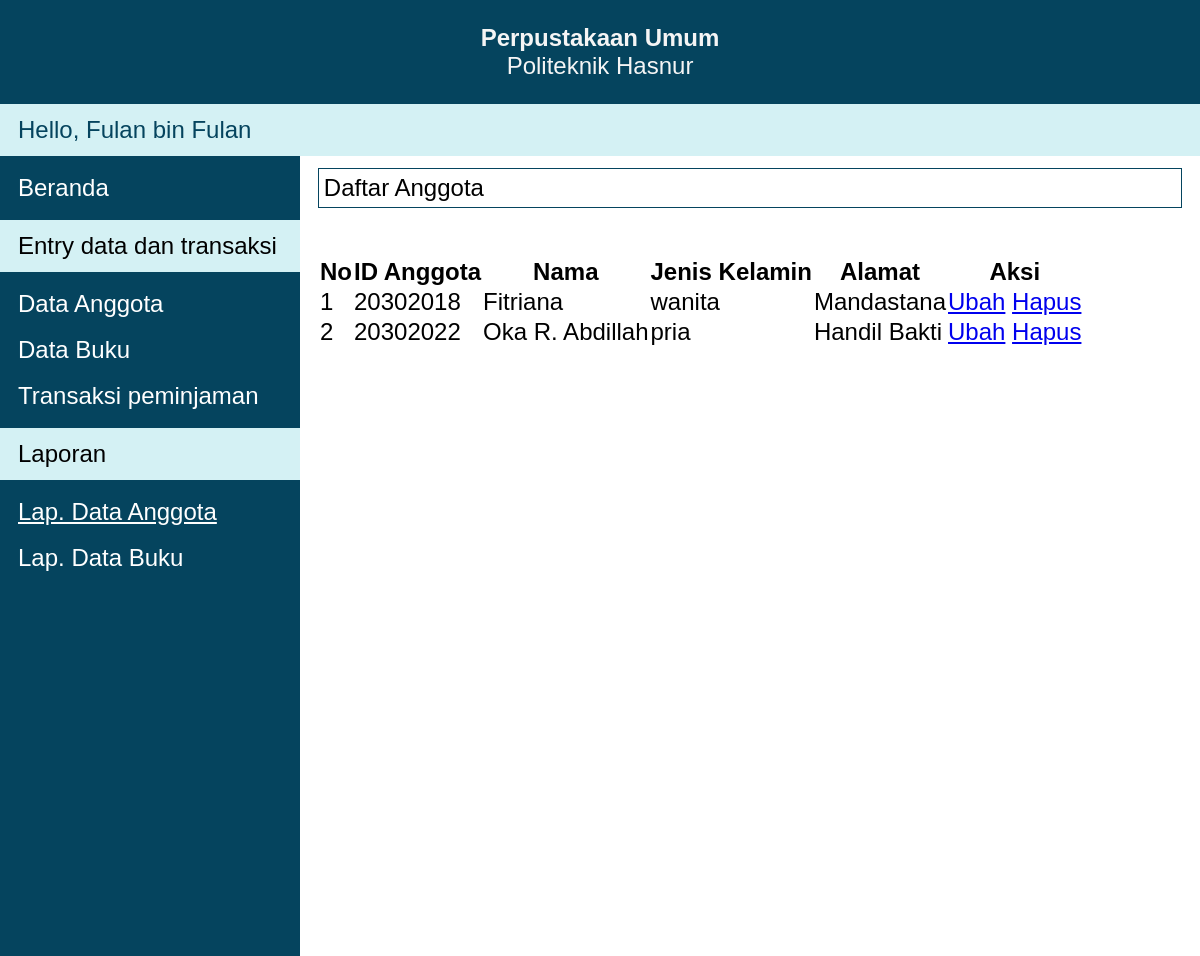
/pages/laporanDataAnggota.php (signed in), run on an earlier commit of the app's database.
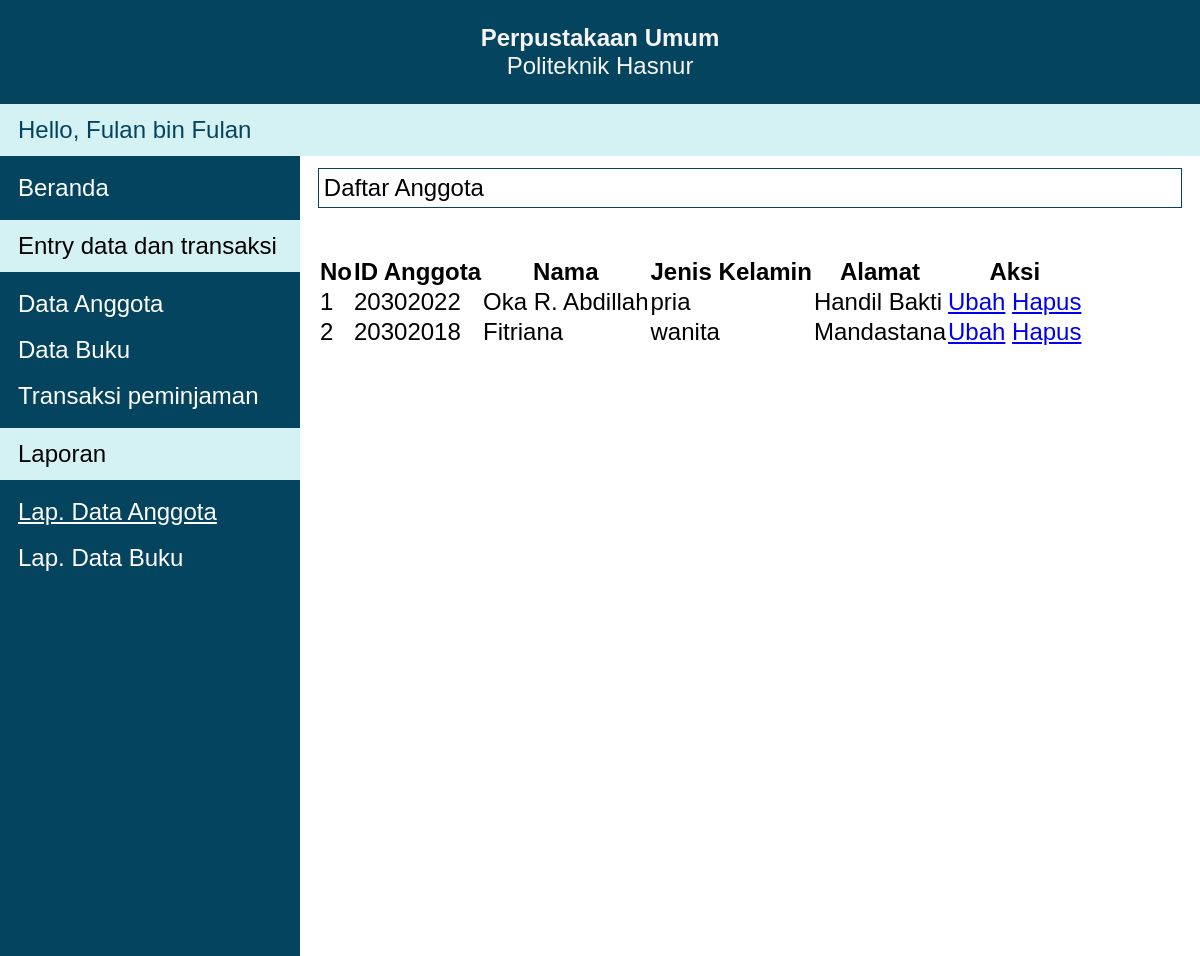
And on a later commit of the database.
### tables this page shows
CREATE TABLE `anggota` (
  `id_anggota` varchar(15) NOT NULL,
  `nama` varchar(100) NOT NULL,
  `jenis_kelamin` varchar(100) NOT NULL,
  `alamat` text NOT NULL,
  PRIMARY KEY (`id_anggota`)
);

### getter/getProfile.php (called while the page is built)
<?php
function getProfile($conn) {
    $sql = "SELECT * FROM accounts";
    $res = mysqli_query($conn, $sql);
    return mysqli_fetch_assoc($res)["fullname"];
}

### getter/getAnggota.php (called while the page is built, shortened)
<?php
function getAnggota($conn, $key = false) {
    $sql = "SELECT * FROM anggota";
    $res = mysqli_query($conn, $sql);
    $rows = [];
    while ( $row = mysqli_fetch_assoc($res) ) {
        array_push($rows, $row);
    }
    return $rows;
}

### pages/laporanDataAnggota.php (the view, shortened to what this page needs)
<?php
require("../connection.php");
require("../getter/getAnggota.php");
require("../getter/getProfile.php");
?>
<!DOCTYPE html>
<html lang="en">
<head>
    <link rel="stylesheet" href="../style/app.css">
    <link rel="stylesheet" href="https://unpkg.com/purecss@2.0.6/build/pure-min.css">
</head>
<body>
    <div class="app">
        <header>
            <h1>Perpustakaan Umum</h1>
            <p>Politeknik Hasnur</p>
            <div class="bottom-bar">
                <?php
                    echo "Hello, " . getProfile($conn);
                ?>
            </div>
        </header>
        <nav>
            <ul>
                <li>
                    <a href="../index.php">Beranda</a>
                </li>
                <li>
                    <p class="nav-title">Entry data dan transaksi<p>
                </li>
                <li>
                    <a href="./inputDataAnggota.php">Data Anggota</a>
                </li>
                <li>
                    <a href="./inputDataBuku.php">Data Buku</a>
                </li>
                <li>
                    <a href="./manajemenTransaksi.php">Transaksi peminjaman</a>
                </li>
                <li>
                    <p class="nav-title">Laporan</p>
                </li>
                <li>
                    <a class="active" href="./laporanDataAnggota.php">Lap. Data Anggota</a>
                </li>
                <li>
                    <a href="./laporanDataBuku.php">Lap. Data Buku</a>
                </li>
            </ul>
        </nav>
        <main>
            <h1>Daftar Anggota</h1>
            <table class="pure-table">
                <thead>
                    <tr>
                        <th>No</th>
                        <th>ID Anggota</th>
                        <th>Nama</th>
                        <th>Jenis Kelamin</th>
                        <th>Alamat</th>
                        <th>Aksi</th>
                    </tr>
                </thead>
                <tbody>
                    <?php
                        $no = 1;
                        foreach(getAnggota($conn) as $item) {
                            $key = $item["id_anggota"];
                            $nama = $item["nama"];
                            $kelamin = $item["jenis_kelamin"];
                            $alamat = $item["alamat"];
                            echo <<<EOT
                                <tr>
                                    <td>$no</td>
                                    <td>$key</td>
                                    <td>$nama</td>
                                    <td>$kelamin</td>
                                    <td>$alamat</td>
                                    <td>
                                    <a class="pure-button pure-button-primary" href="update/anggota.php?key=$key">Ubah</a>
                                    <a class="pure-button pure-button-error" href="../setter/removeAnggota.php?key=$key">Hapus</a>
                                    </td>
                                </tr>
                            EOT;
                            $no++;
                        }
                    ?>
                </tbody>
            </table>
        </main>
    </div>
</body>
</html>

What changed in the data, as far as the page shows it:
changed anggota "Oka R. Abdillah": moves up the list
